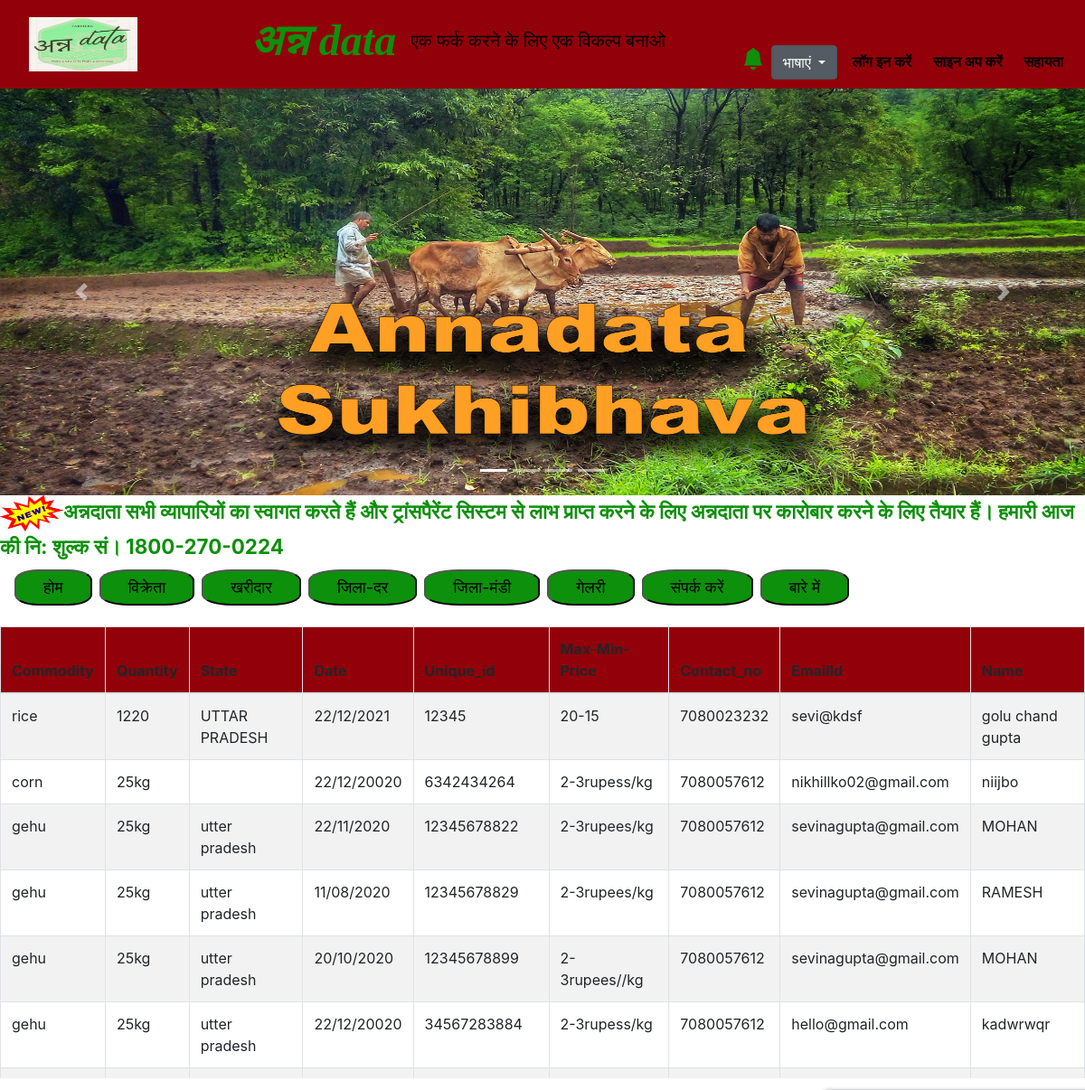
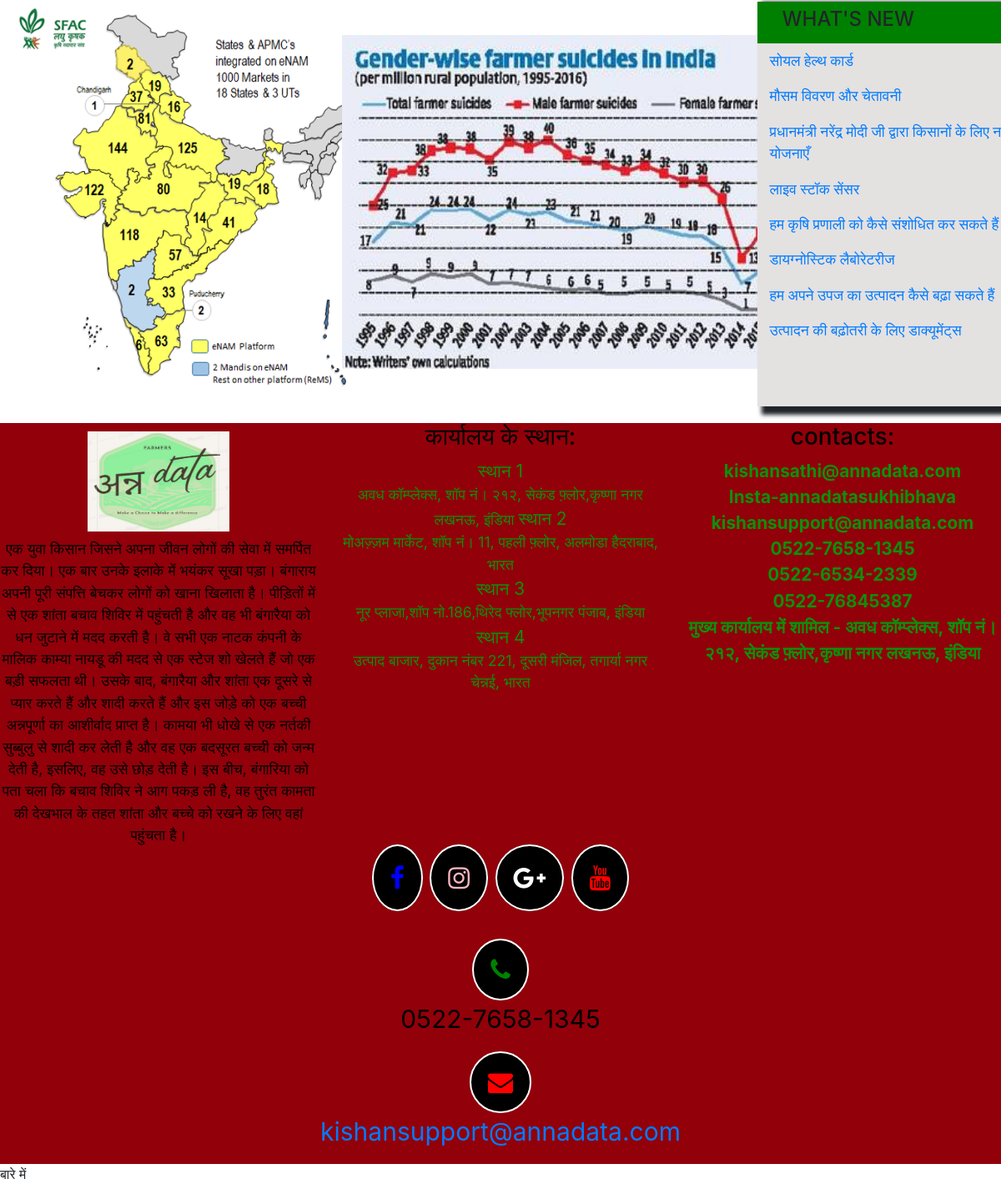
The app's page /hindi with its own data (2 pictures, top to bottom).
### app.py (models this page shows, shortened)
class Seller(UserMixin,db.Model):
    Commodity=db.Column(db.TEXT(50))
    Quantity=db.Column(db.TEXT(100))
    State=db.Column(db.TEXT(50))
    Date =db.Column(db.TEXT(100))
    Unique_id=db.Column(db.INTEGER,primary_key=True)
    Max_Price_Min_price =db.Column(db.TEXT(100))
    Contact_No=db.Column(db.TEXT(50))
    Email_id=db.Column(db.TEXT(100))
    Name=db.Column(db.TEXT(50))

### app.py (the view)
@app.route("/hindi")
def homehindi():
  sell=Seller.query.all()
  return render_template("hindi.html",sell=sell)

### templates/hindi.html (shortened to what this page needs)
<!DOCTYPE html>
<html>
<head>
  <link rel="stylesheet" href="/static/style.css">
  <link rel="stylesheet" href="https://stackpath.bootstrapcdn.com/bootstrap/4.5.1/css/bootstrap.min.css">
<link rel="stylesheet" href="http://maxcdn.bootstrapcdn.com/font-awesome/4.2.0/css/font-awesome.min.css">
<link rel="stylesheet" href="https://cdnjs.cloudflare.com/ajax/libs/animate.css/3.7.0/animate.min.css">
<link rel="stylesheet" href=" http://maxcdn.bootstrapcdn.com/font-awesome/4.2.0/fonts/fontawesome-webfont.woff?v=4.2.0">
<link rel="stylesheet" href="https://cdnjs.cloudflare.com/ajax/libs/font-awesome/4.7.0/css/font-awesome.min.css"/>
</head>
<body>
<div class="row" style="background-color:#92000a">
    <div class="col-lg-12 col-sm-12">
 <nav class="navbar navbar-expand-lg navbar-dark" >
        <a class="nav-link" href="#" ><img src="/static/logo.jpg" height="60px" width="120px" ></a>
        <h1 class="nav-link " style="margin-left:8%; color:#0d900b; font-family: Bauhaus93; font-weight: bold;font-style:italic;font-size:300%">अन्न data </h1><h5 style="color:black">एक फर्क करने के लिए एक विकल्प बनाओ</h5>
  <div class="collapse navbar-collapse" id="navbarSupportedContent">
  <ul class="navbar-nav ml-auto">
  	<li class="nav-item active ">
        <a class="nav-link ml-2 "  href="#log" style="color:black; font-size:100%;margin-top:40px;font-weight:bold;" >
    </a>
      </li>
     <li class="nav-item active ">
        <a class="nav-link " href="#log" style="font-size:150%; color:#0d900b;margin-top:30px;" ><svg width="1em" height="1em" viewBox="0 0 16 16" class="bi bi-bell-fill" fill="currentColor" xmlns="http://www.w3.org/2000/svg">
  <path d="M8 16a2 2 0 0 0 2-2H6a2 2 0 0 0 2 2zm.995-14.901a1 1 0 1 0-1.99 0A5.002 5.002 0 0 0 3 6c0 1.098-.5 6-2 7h14c-1.5-1-2-5.902-2-7 0-2.42-1.72-4.44-4.005-4.901z"/>
</svg></a>
      </li>
      <li class="nav-item active ">
        <a class="nav-link ml-2 "  href="#log" style="color:black; font-size:100%;margin-top:5px;font-weight:bold;" >
      <div class="dropdown show">
  <a class="btn btn-secondary dropdown-toggle" href="#" role="button" id="dropdownMenuLink" data-toggle="dropdown" aria-haspopup="true" aria-expanded="false">
    भाषाएं
  </a>
</div>
    </a>
      </li>
      <li class="nav-item active ">
        <a class="nav-link ml-2 "  href="#log" style="color:black; font-size:100%;margin-top:40px;font-weight:bold;" >लॉग इन करें</a>
      </li>
       <li class="nav-item active ">
        <a class="nav-link ml-2 " href="#log" style="color:black; font-size:100%;margin-top:40px;font-weight:bold;" >साइन अप करें</a>
      </li>
      <li class="nav-item active ">
        <a class="nav-link ml-2 " href="#log" style="color:black; font-size:100%;margin-top:40px;font-weight:bold;" >सहायता</a>
      </li>
         </ul>
  </div>
  </div>
</div>
  <div class="row">
    <div class="col-lg-12 col-sm-12">
      <div id="carouselExampleIndicators" class="carousel slide" data-ride="carousel">
  <ol class="carousel-indicators">
    <li data-target="#carouselExampleIndicators" data-slide-to="0" class="active"></li>
    <li data-target="#carouselExampleIndicators" data-slide-to="1"></li>
    <li data-target="#carouselExampleIndicators" data-slide-to="2"></li>
    <li data-target="#carouselExampleIndicators" data-slide-to="2"></li>
  </ol>
  <div class="carousel-inner">
    <div class="carousel-item active" >
      <img class="d-block w-100" src="/static/sukhibhava.jpg" alt="First slide" height="450">
    </div>
  </div>
  <a class="carousel-control-prev" href="#carouselExampleIndicators" role="button" data-slide="prev">
    <span class="carousel-control-prev-icon" aria-hidden="true"></span>
  </a>
  <a class="carousel-control-next" href="#carouselExampleIndicators" role="button" data-slide="next">
    <span class="carousel-control-next-icon" aria-hidden="true"></span>
  </a>
</div>
</div>
    </div>
<div class="row">
	<div class="col-lg-12 col-sm-12">
<marquee style="font-size:140%;font-weight:bold;color:#0d900b;"bgcolor="#92000a" height="50px"><img src="/static/new.gif" height="40px" width="70px">अन्नदाता सभी व्यापारियों का स्वागत करते हैं और ट्रांसपैरेंट सिस्टम से लाभ प्राप्त करने के लिए अन्नदाता पर कारोबार करने के लिए तैयार हैं। हमारी आज की नि: शुल्क सं। 1800-270-0224</marquee>
    </div>
</div>
<nav class="navbar navbar-expand-lg navbar-dark text-uppercase navi " >
  <div class="collapse navbar-collapse" id="navbarSupportedContent">
  <ul class="navbar-nav">
      <li class="nav-item active">
       <button class="button" type="button" >होम</button>
      </li>
       <li class="nav-item active">
       <a href="{{url_for('selllist')}}"><button class="button ml-2" type="button" >विक्रेता</button></a>
      </li>
       <li class="nav-item active">
       <a href="{{url_for('buylist')}}"><button class="button ml-2" type="button" >खरीदार</button></a>
      </li>
       <li class="nav-item active">
       <a href="{{url_for('disrate')}}"><button class="button ml-2" type="button" >जिला-दर</button></a>
      </li>
       <li class="nav-item active">
       <a href="{{url_for('dismandies')}}"><button class="button ml-2" type="button" >जिला-मंडी</button></a>
      </li>
       <li class="nav-item active">
       <a href="#"><button class="button ml-2" type="button" >गेलरी</button>
      </li>
       <li class="nav-item active">
       <button class="button ml-2" type="button" >संपर्क करें</button>
      </li>
      <a href="#"><li class="nav-item active">
       <button class="button ml-2" type="button" >बारे में</button>
      </li></a>
         </ul>
  </div>
</nav>
<div class="row">
<div class="col-lg-12 col-sm-12" style="margin-top:15px">
    <div class="table-wrapper-scroll-y my-custom-scrollbar">
  <table class="table table-bordered table-striped mb-0">
    <thead>
      <tr>
        <th scope="col">Commodity</th>
        <th scope="col">Quantity</th>
        <th scope="col">State</th>
        <th scope="col">Date</th>
         <th scope="col">Unique_id</th>
        <th scope="col">Max-Min-Price</th>
        <th scope="col">Contact_no</th>
         <th scope="col">EmailId</th>
         <th scope="col">Name</th>
      </tr>
    </thead>
     {% for row in sell %}
    <tr>
      <td>{{ row.Commodity }}</td>
      <td>{{ row.Quantity }}</td>
      <td>{{ row.State }}</td>
      <td>{{ row.Date }}</td>
      <td>{{ row.Unique_id }}</td>
      <td>{{ row.Max_Price_Min_price }}</td>
      <td>{{ row.Contact_No }}</td>
      <td>{{ row.Email_id }}</td>
      <td>{{ row.Name }}</td>
    </tr>
    {% endfor %}
  </table>
</div>
  </div>
</div>
<div class="row">
  <div class="col-lg-4 col-sm-12">
  <img src="/static/map1.png" height="500" width="450">
  </div>
  <div class="col-lg-5 col-sm-12" style="margin-top:55px">
  <img src="/static/sucide.jpg" height="400" width="600">
</div>
  <div class="col-lg-3 col-sm-10 box"style=" padding-left:0px;padding-right: 0px;padding-top: 0px;">
     <h4 style="background-color:green;height:50px;padding-left:30px;padding-top:7px;">WHAT'S NEW</h4>
     <marquee style="font-size:110%;margin-left:15px;font-family:script;"direction="up"><p><a href="#" >सोयल हेल्थ कार्ड</a></p><p><a href="#" >मौसम विवरण और चेतावनी</a></p><p><a href="#" >प्रधानमंत्री नरेंद्र मोदी जी द्वारा किसानों के लिए नई योजनाएँ </a></p><p><a href="#" >लाइव स्टॉक सेंसर</a></p><p><a href="#" >हम कृषि प्रणाली को कैसे संशोधित कर सकते हैं</a></p><p><a href="#" >डायग्नोस्टिक लैबोरेटरीज</a></p><p><a href="#" >हम अपने उपज का उत्पादन कैसे बढ़ा सकते हैं</a></p><p><a href="#" >उत्पादन की बढ़ोतरी के लिए डाक्यूमेंट्स</a></p></marquee>
  </div>
</div>
</body>
<footer style="margin-top: 20px;">
  <div class="row">
    <div class="col-lg-4 col-md-4 col-sm-12 footer"id="about">
        <h3 style="margin-top:10px;"><img src="/static/Logo.jpg" height="120px" width="170px"></h3>
        <p style=" font-size:110%;">एक युवा किसान जिसने अपना जीवन लोगों की सेवा में समर्पित कर दिया। एक बार उनके इलाके में भयंकर सूखा पड़ा। बंगाराय अपनी पूरी संपत्ति बेचकर लोगों को खाना खिलाता है। पीड़ितों में से एक शांता बचाव शिविर में पहुंचती है और वह भी बंगारैया को धन जुटाने में मदद करती है। वे सभी एक नाटक कंपनी के मालिक काम्या नायडू की मदद से एक स्टेज शो खेलते हैं जो एक बड़ी सफलता थी। उसके बाद, बंगारैया और शांता एक दूसरे से प्यार करते हैं और शादी करते हैं और इस जोड़े को एक बच्ची अन्नपूर्णा का आशीर्वाद प्राप्त है। कामया भी धोखे से एक नर्तकी सुब्बुलु से शादी कर लेती है और वह एक बदसूरत बच्ची को जन्म देती है, इसलिए, वह उसे छोड़ देती है। इस बीच, बंगारिया को पता चला कि बचाव शिविर ने आग पकड़ ली है, वह तुरंत कामता की देखभाल के तहत शांता और बच्चे को रखने के लिए वहां पहुंचता है।</p>
    </div>
    <div class="col-lg-4 col-md-4 col-sm-12 footer" id="man">
        <h3>कार्यालय के स्थान:</h3>
        <a href="#" style=" font-size:130%;color:#0d900b;">स्थान 1</a><br>
        <a href="#" style="font-size:110%;color:#0d900b;">अवध कॉम्प्लेक्स, शॉप नं। २१२, सेकंड फ़्लोर,कृष्णा नगर लखनऊ, इंडिया
         <a href="#" style="font-size:130%;color:#0d900b;">स्थान 2</a><br>
        <a href="#" style=" font-size:110%;color:#0d900b;">मोअज़्ज़म मार्केट, शॉप नं। 11, पहली फ़्लोर, अलमोडा हैदराबाद, भारत</a><br>
        <a href="#" style=" font-size:130%;color:#0d900b;">स्थान 3</a><br>
        <a href="#" style=" font-size:110%;color:#0d900b;">नूर प्लाजा,शॉप नो.186,थिरेद फ्लोर,भूपनगर पंजाब, इंडिया</a><br>
        <a href="#" style=" font-size:130%;color:#0d900b;">स्थान 4</a><br>
        <a href="#" style=" font-size:110%;color:#0d900b;">उत्पाद बाजार, दुकान नंबर 221, दूसरी मंजिल, तगार्या नगर चेन्नई, भारत</a><br>
    </div>
    <div class="col-lg-4 col-md-4 col-sm-12 footer" id="contacts">
        <h3>contacts:</h3>
        <a href="#"><b style=" font-size:130%;color:#0d900b;">kishansathi@annadata.com</b></a><br>
        <a href="#"><b style="font-size:130%;color:#0d900b;">Insta-annadatasukhibhava</b></a><br>
        <a href="#"><b style=" font-size:130%;color:#0d900b;">kishansupport@annadata.com</b></a><br>
        <a href="#"><b style="font-size:130%;color:#0d900b;">0522-7658-1345</b></a><br>
        <a href="#"><b style=" font-size:130%;color:#0d900b;">0522-6534-2339</b></a><br>
        <a href="#"><b style=" font-size:130%;color:#0d900b;">0522-76845387</b></a><br>
        <a href="#"><b style=" font-size:130%;color:#0d900b;">मुख्य कार्यालय में शामिल - अवध कॉम्प्लेक्स, शॉप नं। २१२, सेकंड फ़्लोर,कृष्णा नगर लखनऊ, इंडिया</b></a><br>
   </div>
  </div>
  <div class="row">
    <div class="col-lg-12 col-sm-12 footer">
      <div style="font-size:30px;">
      <a href="#" class="icon"style=" border:2px solid white;border-radius: 100%; padding:20px; padding:20px;background-color: black;"><i class="fa fa-facebook" aria-hidden="true"style="color:blue;"></i></a>
      <a href="#" class="icon"style=" border:2px solid white;border-radius: 100%; padding:20px;background-color: black;"><i class="fa fa-instagram" aria-hidden="true" style="color:lightpink;"></i></a>
      <a href="#" class="icon"style=" border:2px solid white;border-radius: 100%; padding:20px;background-color: black;"><i class="fa fa-google-plus" aria-hidden="true"style="color:white"></i></a>
      <a href="#" class="icon"style=" border:2px solid white;border-radius: 100%; padding:20px;background-color: black;"><i class="fa fa-youtube" aria-hidden="true" style="color:red;"></i></a>
     </div>
   <div style="text-align: center;font-size:30px; padding-top:50px;">
      <div>
    <a class="icon"><i class="fa fa-phone" style=" border:2px solid white;border-radius: 100%; padding:20px; padding:20px;background-color: black; color:green"></i></a>
    <p>0522-7658-1345</p>
    </div>
    <div>
    <a class="icon"><i class="fa fa-envelope" style=" border:2px solid white;border-radius: 100%; padding:20px; padding:20px;background-color: black; color:red"></i></a>
    <p style="color:green;"><a href="karan1907@gmail.com">kishansupport@annadata.com</a></p>
    </div>
    </div>
</footer>
</html>बारे में

### static/style.css (style rules this page uses)
.button { padding:5px 30px 5px 30px; font-size:110%; background-color:#0d900b; border-radius: 30%; }
.box { margin-top:15px; background-color:#e4e1e1; box-shadow:10px 5px 5px 5px; }
table,th,td { border:1px solid black; border-collapse: collapse; }
th { background-color: #92000a; }
th,td { padding: 10px; }
.footer { background-color: #92000a; color:black; text-align: center; }
.my-custom-scrollbar { position: relative; height: 500px; overflow: auto; }
.table-wrapper-scroll-y { display: block; }

### records on screen
Seller: Commodity "rice", Quantity "1220", State "UTTAR PRADESH", Date "22/12/2021", Unique_id "12345", Max_Price_Min_price "20-15", Contact_No "7080023232", Email_id "sevi@kdsf", Name "golu chand gupta"
Seller: Commodity "corn", Quantity "25kg", Date "22/12/20020", Unique_id "6342434264", Max_Price_Min_price "2-3rupess/kg", Contact_No "7080057612", Email_id "nikhillko02@gmail.com", Name "niijbo"
Seller: Commodity "gehu", Quantity "25kg", State "utter pradesh", Date "22/11/2020", Unique_id "12345678822", Max_Price_Min_price "2-3rupees/kg", Contact_No "7080057612", Email_id "sevinagupta@gmail.com", Name "MOHAN"
Seller: Commodity "gehu", Quantity "25kg", State "utter pradesh", Date "11/08/2020", Unique_id "12345678829", Max_Price_Min_price "2-3rupees/kg", Contact_No "7080057612", Email_id "sevinagupta@gmail.com", Name "RAMESH"
Seller: Commodity "gehu", Quantity "25kg", State "utter pradesh", Date "20/10/2020", Unique_id "12345678899", Max_Price_Min_price "2-3rupees//kg", Contact_No "7080057612", Email_id "sevinagupta@gmail.com", Name "MOHAN"
Seller: Commodity "gehu", Quantity "25kg", State "utter pradesh", Date "22/12/20020", Unique_id "34567283884", Max_Price_Min_price "2-3rupess/kg", Contact_No "7080057612", Email_id "hello@gmail.com", Name "kadwrwqr"
